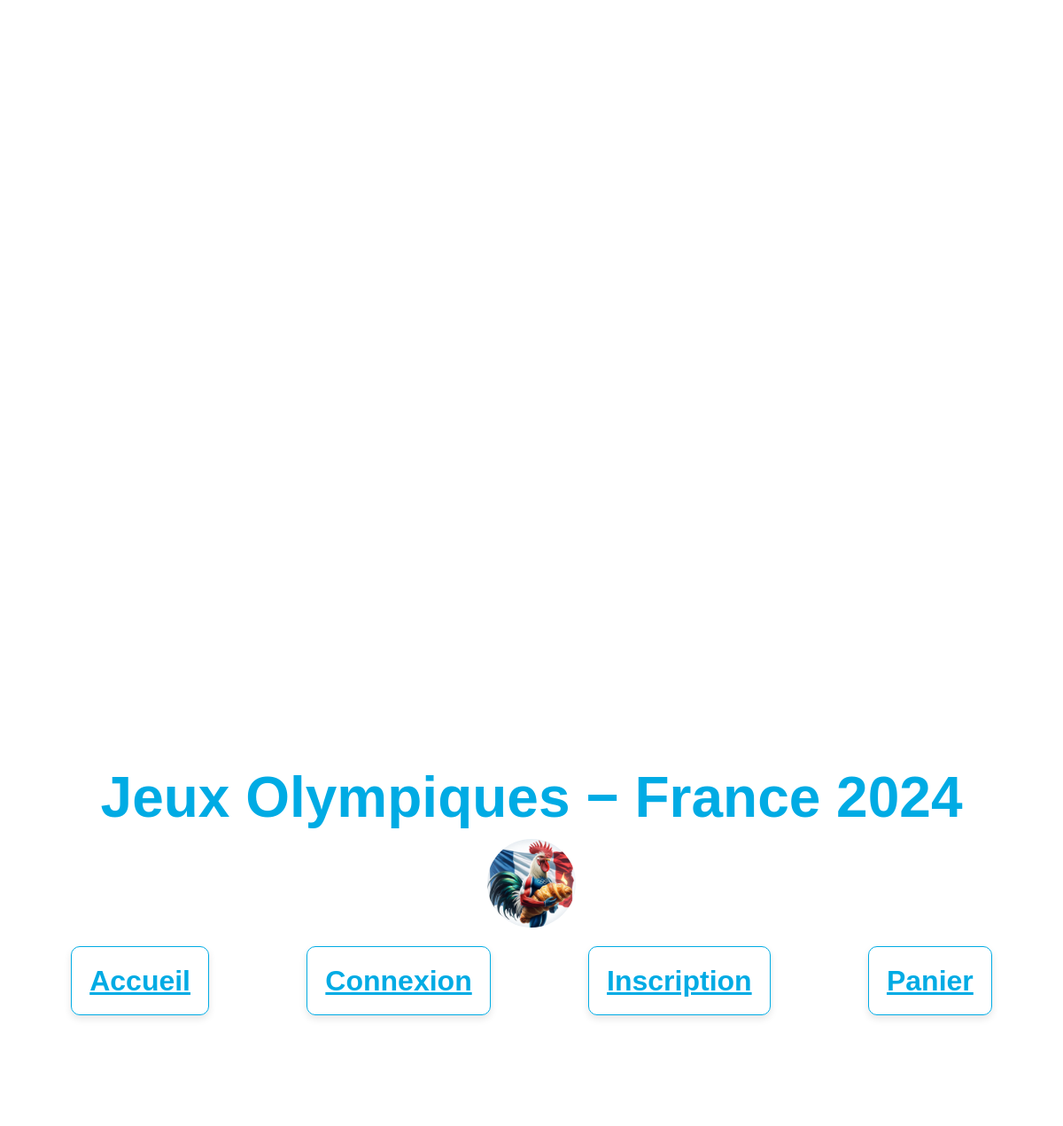
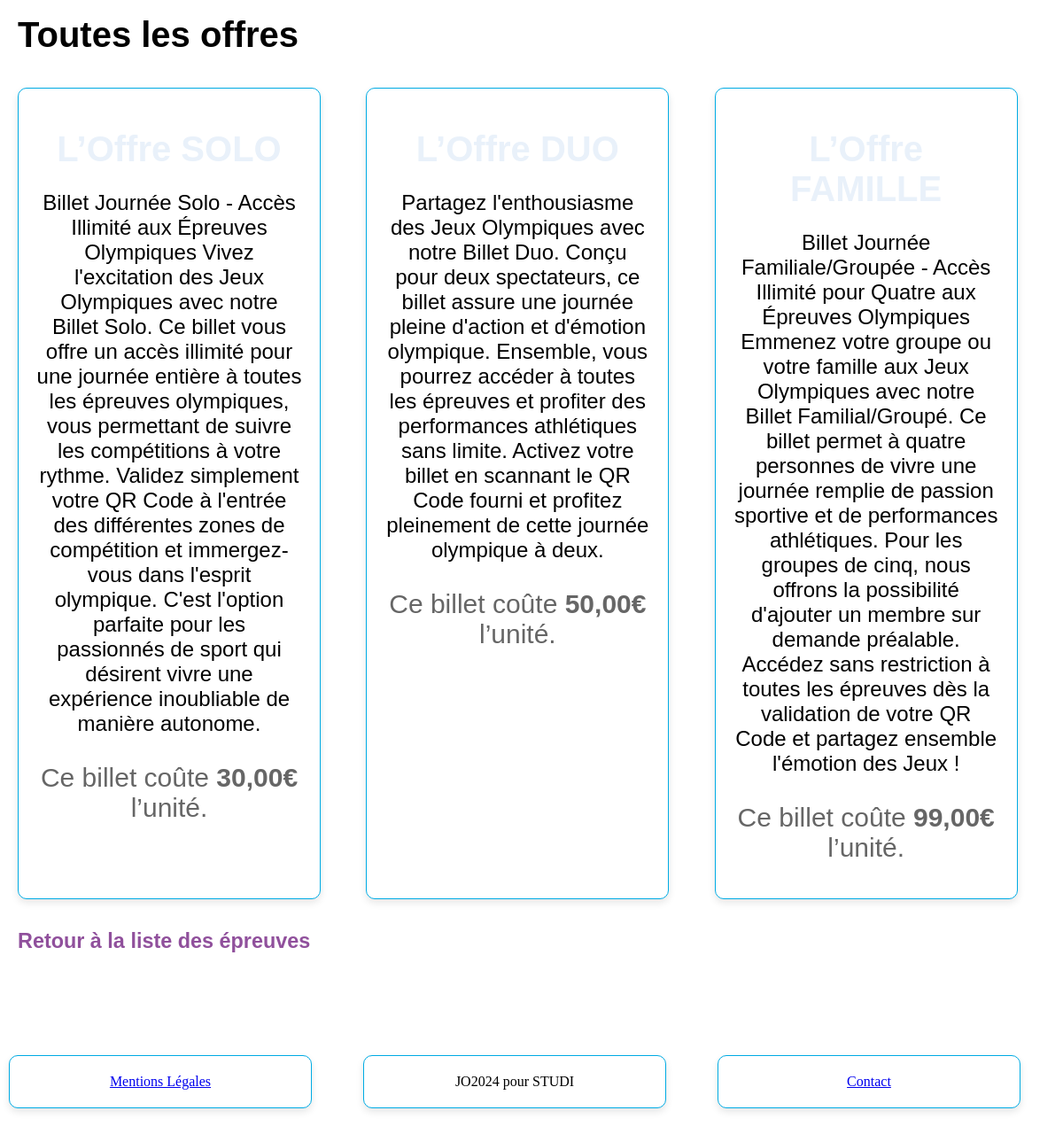
/liste_offres/, run on the app's committed database (2 pictures, top to bottom).
### store/models.py (models this page shows, shortened)
class OffreBillet(models.Model):
    TYPE_OFFRE_CHOICES = [
        ('SOLO', 'Solo'),
        ('DUO', 'Duo'),
        ('FAMILLE', 'Famille'),
    ]
    nom = models.CharField(max_length=100, choices=TYPE_OFFRE_CHOICES, unique=True, verbose_name="Type d’offre", null=True, blank=True)
    slug = models.SlugField(max_length=128)
    description = models.TextField(blank=True, verbose_name="Description de l’offre")
    stock = models.IntegerField(default=0)
    prix = models.DecimalField(default=0.0, max_digits=6, decimal_places=2, validators=[MinValueValidator(0.01)], verbose_name="Prix de l’offre")
    nombre_personnes = models.PositiveIntegerField(verbose_name="Nombre de personne par billet")
    epreuve = models.ForeignKey(Epreuve, null=True, related_name='offres', on_delete=models.CASCADE, verbose_name="Épreuve associée")

### store/views.py (the view)
# urls.py: path('liste_offres/', liste_billets, name='liste_offres'),
def liste_billets(request):
    billets = OffreBillet.objects.all
    panier_total = 0
    if request.user.is_authenticated:
        panier, created = Panier.objects.get_or_create(utilisateur=request.user)
        panier_total = Achat.objects.filter(panier=panier).aggregate(Sum('quantité'))['quantité__sum'] or 0
    return render(request, 'store/liste_offres.html', {'billets': billets, 'panier_total': panier_total})

### store/templates/store/liste_offres.html
{% extends 'base.html' %}
{% block content %}
<h1>Toutes les offres</h1>
<div class="epreuves-container">
    {% for billet in billets %}
    <div class="card">
        <h1 class="billet-title">L’Offre {{ billet.nom }}</h1>
        <p class="billet-description">{{ billet.description}}</p>
        <p class="billet-price">Ce billet coûte <strong>{{ billet.prix }}€</strong> l’unité.</p>
    </div>
    {% endfor %}
</div>
<h3><a href="{% url 'liste_epreuves' %}" class="back-link">Retour à la liste des épreuves</a></h3>
{% endblock %}

### static/css/styles.css (style rules this page uses)
:root { --gtitle-color: #00ABE4; --mtitle-color: #E9F1FA; --simple_titre-color: #FFFFFF; --highlight-color: #90509c; --text-color: #212529; }
html, body { height: 100%; margin: 0; padding: 0; }
.card { border: 1px solid var(--gtitle-color) !important; background-color: #fff; border-radius: 10px; padding: 20px; margin: 10px 0; box-shadow: 0 4px 8px rgba(0,0,0,0.1); transition: transform 0.2s; width: 300px; text-align: center; }
.back-link { color: var(--highlight-color); text-decoration: none; margin-bottom: 20px; display: inline-block; }
.epreuves-container { display: grid; grid-template-columns: repeat(auto-fit, minmax(250px, 1fr)); gap: 20px; }
.billet-title { color: var(--mtitle-color); font-size: 2em; margin-bottom: 20px; }
.billet-description { font-size: 1.2em; color: #000; margin-bottom: 20px; }
.billet-price { color: #666; font-size: 1.5em; margin-bottom: 20px; }

### data on the page
OffreBillet: description "Billet Journée Solo - Accès Illimité aux Épreuves Olympiques Vivez l'excitation des Jeux Olympiques avec notre Billet Solo. Ce billet vous offre un accès illimité pour une journée entière à toutes les épreuves olympiques, vous permettant de suivre les compétitions à votre rythme. Validez simplement votre QR Code à l'entrée des différentes zones de compétition et immergez-vous dans l'esprit olympique. C'est l'option parfaite pour les passionnés de sport qui désirent vivre une expérience inoubliable de manière autonome.", prix "30,00"
OffreBillet: description "Partagez l'enthousiasme des Jeux Olympiques avec notre Billet Duo. Conçu pour deux spectateurs, ce billet assure une journée pleine d'action et d'émotion olympique. Ensemble, vous pourrez accéder à toutes les épreuves et profiter des performances athlétiques sans limite. Activez votre billet en scannant le QR Code fourni et profitez pleinement de cette journée olympique à deux.", prix "50,00"
OffreBillet: description "Billet Journée Familiale/Groupée - Accès Illimité pour Quatre aux Épreuves Olympiques Emmenez votre groupe ou votre famille aux Jeux Olympiques avec notre Billet Familial/Groupé. Ce billet permet à quatre personnes de vivre une journée remplie de passion sportive et de performances athlétiques. Pour les groupes de cinq, nous offrons la possibilité d'ajouter un membre sur demande préalable. Accédez sans restriction à toutes les épreuves dès la validation de votre QR Code et partagez ensemble l'émotion des Jeux !", prix "99,00"
